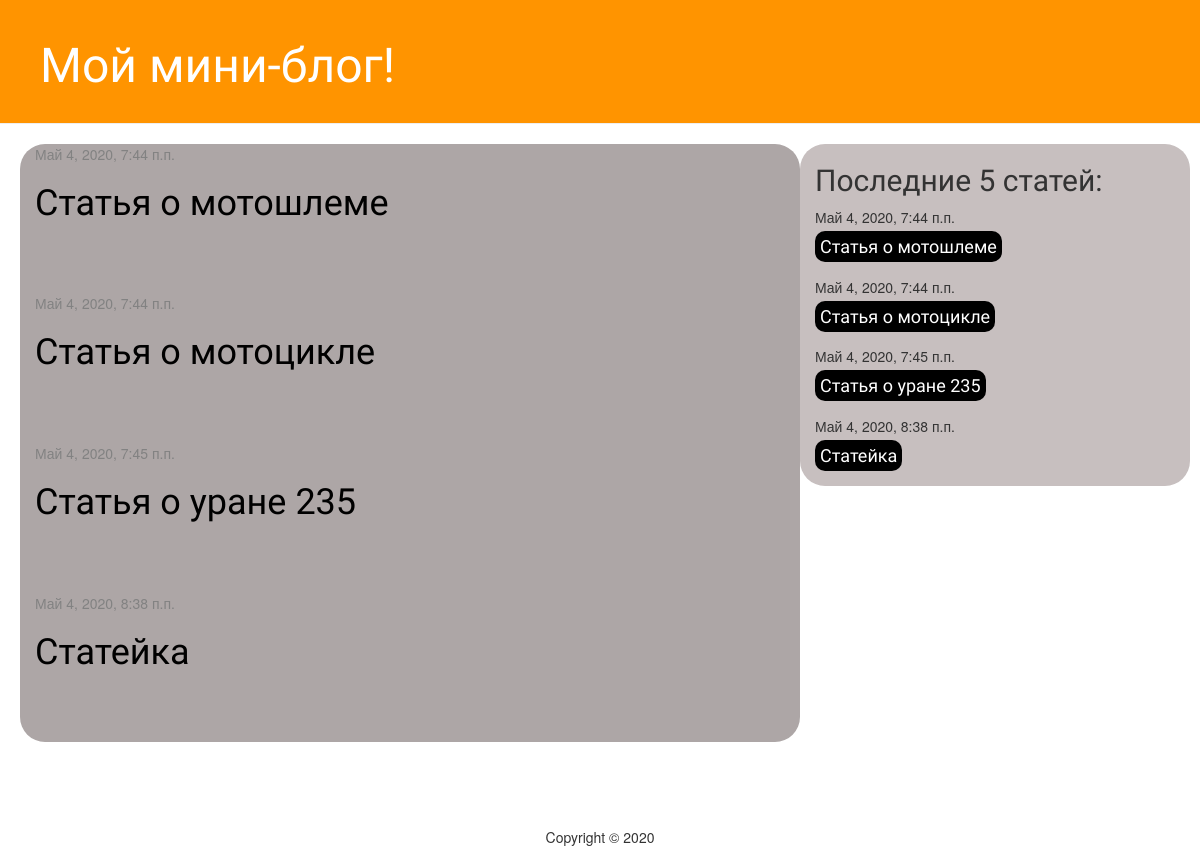
The page / on the database its author committed.
### blog/models.py (models this page shows, shortened)
class Post(models.Model):
    author = models.ForeignKey(settings.AUTH_USER_MODEL, on_delete=models.CASCADE)
    title = models.CharField(max_length=200)
    text = models.TextField()
    created_date = models.DateTimeField(default=timezone.now)
    published_date = models.DateTimeField(blank=True, null=True)

### blog/views.py (the view)
# urls.py: path('', views.post_list, name='post_list'),
def post_list(request):
    posts = Post.objects.filter(published_date__lte=timezone.now()).order_by('published_date')
    last_5_posts = Post.objects.all()[:5]
    return render(request, 'blog/post_list.html', {'posts':posts,'last_5_posts': last_5_posts})

### blog/templates/blog/post_list.html
<!DOCTYPE html>
    {% extends 'blog/base.html' %}
    {% block content %}
        {% for post in posts %}
            <div class="post">
                <div class="date">
                    {{ post.published_date }}
                </div>
                <h1><a href="{% url 'post_detail' pk=post.pk %}">{{ post.title }}</a></h1>
            </div>
        {% endfor %}
    {% endblock %}
    {% block contentix %}
        <h2>Последние 5 статей:</h2>
        {% for last in last_5_posts %}
            <div class="post1">
                    <div class="date1">
                        {{ last.published_date }}
                    </div>
                    <h4><a href="{% url 'post_detail' pk=last.pk %}">{{ last.title }}</a></h4>
            </div>
        {% endfor %}
    {% endblock %}

### blog/templates/blog/base.html (shortened to what this page needs)
<!DOCTYPE html>
{% load static %}
<html>
    <head>
        <link rel="stylesheet" href="//maxcdn.bootstrapcdn.com/bootstrap/3.2.0/css/bootstrap.min.css">
        <link rel="stylesheet" href="//maxcdn.bootstrapcdn.com/bootstrap/3.2.0/css/bootstrap-theme.min.css">
        <link rel="stylesheet" href="{% static 'css/blog.css' %}">
    </head>
    <body>
        <div class="page-header">
            <h1><a href="/">Мой мини-блог!</a></h1>
        </div>
        <div class="content container">
            <div class="row">
                <div class="col-md-8">
                {% block content %}
                {% endblock %}
                </div>
                <div class="col-md-4">
                {% block contentix %}
                {% endblock %}
                </div>
            </div>
        </div>
        <div class="page-footer">
            <p>Copyright © 2020</p>
        </div>
    </body>
</html>

### blog/static/css/blog.css (style rules this page uses)
.page-header { background-color: #ff9400; margin-top: 0; padding: 20px 20px 20px 40px; }
.page-header h1, .page-header h1 a, .page-header h1 a:visited, .page-header h1 a:active { color: #ffffff; font-size: 36pt; text-decoration: none; }
.content { margin-left: 20px; }
h1, h2, h3, h4 { font-family: 'Lobster', cursive; }
.date { color: #828282; }
.post { margin-bottom: 70px; }
.post h1 a, .post h1 a:visited { color: #000000; }
.post1 { margin-bottom: 20px; }
.post1 h4 a, .post h4 a:visited { color: white; background: black; border-radius: 10px; padding: 5px }
.col-md-4 { background-color: #c7bfbf; border-radius: 25px; }
.col-md-8 { background-color: #ada6a6; border-radius: 25px; }
.page-footer { text-align: center; margin-top: 85px; }

### rows shown on the page
Post: published_date "Май 4, 2020, 7:44 п.п.", title "Статья о мотошлеме"
Post: published_date "Май 4, 2020, 7:44 п.п.", title "Статья о мотоцикле"
Post: published_date "Май 4, 2020, 7:45 п.п.", title "Статья о уране 235"
Post: published_date "Май 4, 2020, 8:38 п.п.", title "Статейка"
